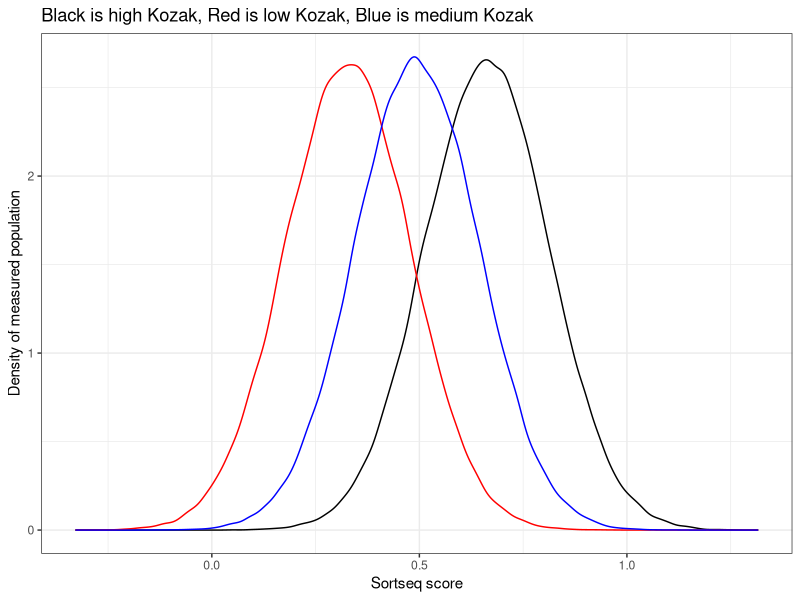

The R source for this figure: (Note: this script raises an error after producing the figure.)
## ---- chunk 1
library(tidyverse)
## ---- chunk 2

rm(list = ls())
 
## values range from 0 to 1
## median standard deviation is 0.15 (From ACE2 Kozak experiments)

## GCCACCATG is 0.6625684
## TTATGGATG is 0.3269816

high_val <- 0.6625684
low_val <- 0.3269816
med_val <- mean(c(low_val,high_val))
sd_val <- 0.15

high_dist <- rnorm(mean = high_val, sd = sd_val, n = 100000)
low_dist <- rnorm(mean = low_val, sd = sd_val, n = 100000)
med_dist <- rnorm(mean = med_val, sd = sd_val, n = 100000)

Sortseq_example_distributions <- ggplot() + theme_bw() + labs(x = "Sortseq score", y = "Density of measured population", title = "Black is high Kozak, Red is low Kozak, Blue is medium Kozak") +
  geom_density(aes(x = high_dist)) + geom_density(aes(x = low_dist), color = "red") + geom_density(aes(x = med_dist), color = "blue")
Sortseq_example_distributions
ggsave( file = "Plots/Sortseq_example_distributions.pdf", Sortseq_example_distributions, height = 4, width = 6)

## ---- chunk 3

max_replicates <- 200

simulations_index_vector <- c()
simulations_replicates_vector <- c()
simulations_mean_high_diff_vector <- c()

simulations = 10
for(y in 1:simulations){
  high_sampling_vector <- sample(high_dist, max_replicates, replace = T)
  index_high <- c()
  mean_high <- c()
  sd_high <- c()
  for(x in 1:max_replicates){
    mean_high <- c(mean_high, mean(high_sampling_vector[1:x]))
    simulations_index_vector <- c(simulations_index_vector,y)
    simulations_replicates_vector <- c(simulations_replicates_vector, x)
  }
  simulations_mean_high_diff_vector <- c(simulations_mean_high_diff_vector, mean_high - mean_high[max_replicates])
}

clt_dataframe <- data.frame("simulation" = simulations_index_vector,"replicate" = simulations_replicates_vector, "difference" = simulations_mean_high_diff_vector)

Central_limit_theorem_example <- ggplot() + theme_bw() + theme(legend.position = "none") + 
  labs(x = "Replicate number", y = "Difference from mean value\nat 200 replicates", title = "Each color denotes 1 of 10 simulated times") +
  geom_point(data = clt_dataframe, aes(x = replicate, y = difference, color = simulation), alpha = 0.5)
Central_limit_theorem_example
ggsave( file = "Plots/Central_limit_theorem_example.pdf", Central_limit_theorem_example, height = 4, width = 6)
## ---- chunk 4

low_effectsize <- (high_val - low_val) / sd_val
med_effectsize <- (high_val - med_val) / sd_val

max_replicates <- 20
high_sampling_vector <- sample(high_dist, max_replicates, replace = T)
low_sampling_vector <- sample(low_dist, max_replicates, replace = T)
med_sampling_vector <- sample(med_dist, max_replicates, replace = T)

simulations_sim_vector <- c()
simulations_replicates_vector <- c()
simulations_mean_high_diff_vector <- c()
simulations_sd_high_diff_vector <- c()
simulations_mean_low_diff_vector <- c()
simulations_sd_low_diff_vector <- c()
simulations_mean_med_diff_vector <- c()
simulations_sd_med_diff_vector <- c()

simulations = 100
for(y in 1:simulations){
  high_sampling_vector <- sample(high_dist, max_replicates, replace = T)
  low_sampling_vector <- sample(low_dist, max_replicates, replace = T)
  med_sampling_vector <- sample(med_dist, max_replicates, replace = T)
  sims_counter <- c()
  rep_counter <- c()
  mean_high <- c()
  sd_high <- c()
  mean_low <- c()
  sd_low <- c()
  mean_med <- c()
  sd_med <- c()
  for(x in 1:max_replicates){
    mean_high <- c(mean_high, mean(high_sampling_vector[1:x]))
    sd_high <- c(sd_high, sd(high_sampling_vector[1:x], na.rm = T))
    mean_low <- c(mean_low, mean(low_sampling_vector[1:x]))
    sd_low <- c(sd_low, sd(low_sampling_vector[1:x], na.rm = T))
    mean_med <- c(mean_med, mean(med_sampling_vector[1:x]))
    sd_med <- c(sd_med, sd(med_sampling_vector[1:x], na.rm = T))
    rep_counter <- c(rep_counter,x)
    sims_counter <- c(sims_counter,y)
  }
  simulations_sim_vector <- c(simulations_sim_vector, sims_counter)
  simulations_replicates_vector <- c(simulations_replicates_vector, rep_counter)
  simulations_mean_high_diff_vector <- c(simulations_mean_high_diff_vector,mean_high)
  simulations_sd_high_diff_vector <- c(simulations_sd_high_diff_vector,sd_high)
  simulations_mean_low_diff_vector <- c(simulations_mean_low_diff_vector,mean_low)
  simulations_sd_low_diff_vector <- c(simulations_sd_low_diff_vector,sd_low)
  simulations_mean_med_diff_vector <- c(simulations_mean_med_diff_vector,mean_med)
  simulations_sd_med_diff_vector <- c(simulations_sd_med_diff_vector,sd_med)
}

Simulation_dataframe <- data.frame("sims" = simulations_sim_vector,"replicates" = simulations_replicates_vector,"mean_high" = simulations_mean_high_diff_vector,"sd_high" = simulations_sd_high_diff_vector, "mean_low" = simulations_mean_low_diff_vector, "sd_low" = simulations_sd_low_diff_vector, "mean_med" = simulations_mean_med_diff_vector, "sd_med" = simulations_sd_med_diff_vector)

Low_vs_high_mean_estimates_by_replicates <- ggplot() + theme_bw() + labs(x = "Number of replicates measurements", y = "Mean SORT-seq score", title = "Black is high Kozak; Red is low Kozak") +
  geom_jitter(data = Simulation_dataframe, aes(x = replicates, y = mean_low), alpha = 0.1, color = "red", width = 0.4, height = 0) +
  geom_jitter(data = Simulation_dataframe, aes(x = replicates, y = mean_high), alpha = 0.1, width = 0.4, height = 0) +
  NULL
Low_vs_high_mean_estimates_by_replicates
ggsave( file = "Plots/Low_vs_high_mean_estimates_by_replicates.pdf", Low_vs_high_mean_estimates_by_replicates, height = 4, width = 6)

Med_vs_high_mean_estimates_by_replicates <- ggplot() + theme_bw() + labs(x = "Number of replicates measurements", y = "Mean SORT-seq score", title = "Black is high Kozak; Blue is med Kozak") +
  geom_jitter(data = Simulation_dataframe, aes(x = replicates, y = mean_med), alpha = 0.1, color = "blue", width = 0.4, height = 0) +
  geom_jitter(data = Simulation_dataframe, aes(x = replicates, y = mean_high), alpha = 0.1, width = 0.4, height = 0) +
  NULL
Med_vs_high_mean_estimates_by_replicates
ggsave( file = "Plots/Med_vs_high_mean_estimates_by_replicates.pdf", Med_vs_high_mean_estimates_by_replicates, height = 4, width = 6)
## ---- chunk 5

replicate_n_vector <- seq(2,7)
multiverse_number <- 20000 ## Large but not crazy number

multiverse_counter <- c()
multiverse_results_n <- c()
multiverse_results_low <- c()
multiverse_results_med <- c()

for( y in 1:multiverse_number){
  replicate_results_n <- c()
  replicate_results_low <- c()
  replicate_results_med <- c()
  for(x in replicate_n_vector){
    high <- mean(sample(high_dist, x, replace = T))
    low <- mean(sample(low_dist, x), replace = T)
    med <- mean(sample(med_dist, x), replace = T)
    result_low <- high - low
    result_med <- high - med
    replicate_results_n <- c(replicate_results_n, x)
    replicate_results_low <- c(replicate_results_low,result_low)
    replicate_results_med <- c(replicate_results_med,result_med)
  }
  replicate_date_frame <- data.frame("replicates" = replicate_results_n, "low" = replicate_results_low, "med" = replicate_results_med)
  multiverse_counter <- c(multiverse_counter, y)
  multiverse_results_n <- c(multiverse_results_n,replicate_results_n)
  multiverse_results_low <- c(multiverse_results_low,replicate_results_low)
  multiverse_results_med <- c(multiverse_results_med,replicate_results_med)
}
multiverse_date_frame <- data.frame("multiverse_number" = multiverse_counter,"replicate" = multiverse_results_n, "low" = multiverse_results_low, "med" = multiverse_results_med)

multiverse_date_frame$low_pos <- as.numeric(multiverse_date_frame$low > 0)
multiverse_date_frame$med_pos <- as.numeric(multiverse_date_frame$med > 0)

multiverse_date_frame_summary <- multiverse_date_frame %>% group_by(replicate) %>% summarize(low_pct = sum(low_pos), med_pct = sum(med_pos)) %>% mutate(low_pct = low_pct / multiverse_number, med_pct = med_pct / multiverse_number)

variant_ranges <- c(100,300,1000,3000,10000,30000,100000)
  
variant_results_variant_num <- c()
variant_results_replicate_num <- c()
variant_results_low_miscalled <- c()
variant_results_med_miscalled <- c()

for(z in variant_ranges){
  for(w in 1:nrow(multiverse_date_frame_summary)){
    low_correct <- sample(x = c(0,1), size = z, prob = c((1-multiverse_date_frame_summary$low_pct[w]),multiverse_date_frame_summary$low_pct[w]), replace = T)
    variant_results_low_miscalled <- c(variant_results_low_miscalled,z - sum(low_correct))
    med_correct <- sample(x = c(0,1), size = z, prob = c((1-multiverse_date_frame_summary$low_pct[w]),multiverse_date_frame_summary$med_pct[w]), replace = T)
    variant_results_med_miscalled <- c(variant_results_med_miscalled,z - sum(med_correct))
    variant_results_variant_num <- c(variant_results_variant_num, z)
    variant_results_replicate_num <- c(variant_results_replicate_num, multiverse_date_frame_summary$replicate[w])
  }
}

variant_ranges_date_frame <- data.frame("variants" = variant_results_variant_num, "replicates" = variant_results_replicate_num, "low_miscall" = variant_results_low_miscalled, "med_miscall" = variant_results_med_miscalled)
variant_ranges_date_frame$variants <- as.factor(variant_ranges_date_frame$variants)

Sortseq_variants_replicates_plot <- ggplot() + 
  theme(panel.grid.major.x = element_blank(), panel.grid.minor = element_blank()) + 
  labs(x = "Number of replicate experiments", y = "Number of variants being tested", title = "Number of incorrectly called variants\n(blue is low scores, red is medium scores)") + 
  geom_text(data = variant_ranges_date_frame, aes(x = replicates, y = variants, label = low_miscall), nudge_y = 0.2, color = "blue") +
  geom_text(data = variant_ranges_date_frame, aes(x = replicates, y = variants, label = med_miscall), nudge_y = -0.2, color = "red")
Sortseq_variants_replicates_plot
ggsave(file = "Plots/Sortseq_variants_replicates_plot.pdf", Sortseq_variants_replicates_plot, height = 4, width = 5)

